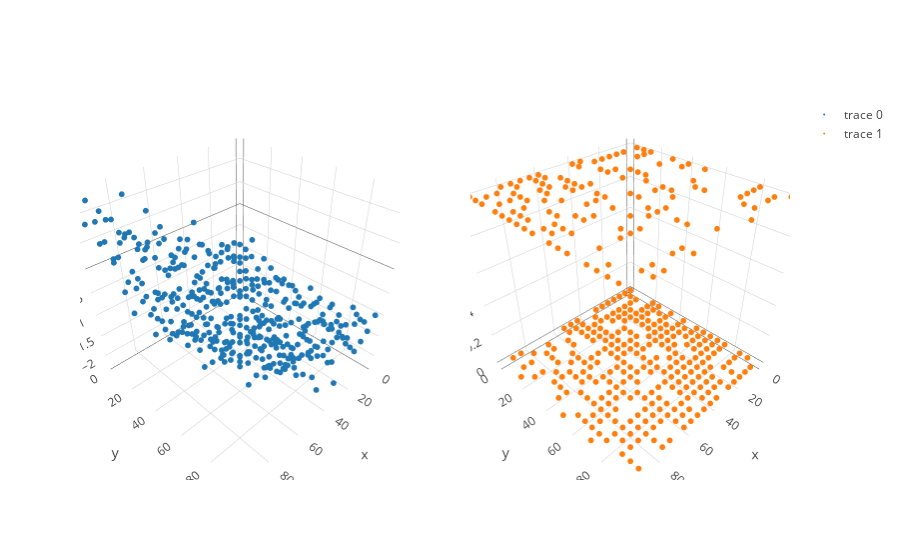

The notebook cell this image was saved under:
### Markdown cell above
First, we simulate some data from a GP with an RBF kernel.

### Code cell
X = sim.sim_X_equispaced(D = 2, N_dim = 20, lower=0, upper=100)
f = sim.sim_f(X, RBF(60., 1., .1), mu = 0.)
y = np.random.binomial(1, expit(f))

trace_func = go.Scatter3d(x = X[:,0], y = X[:,1], z=f, mode = 'markers', marker=dict(size = 2,))
trace_draws = go.Scatter3d(x = X[:,0], y = X[:,1], z=y, mode = 'markers', marker=dict(size = 2,))
fig = tools.make_subplots(rows=1, cols=2, specs=[[{'is_3d': True}, {'is_3d': True}]])
fig.append_trace(trace_func, 1, 1)
fig.append_trace(trace_draws, 1, 2)
iplot(fig)

### Figure 1 — Plotly figure (JSON) as saved in the notebook; plotly's stock layout.template omitted (floating-point values rounded to 4 significant figures; data arrays with more than 128 entries replaced by an {"elided": "..."} marker saying what was removed)
{"data": [{"marker": {"size": 2}, "mode": "markers", "scene": "scene1", "type": "scatter3d", "x": {"elided": "400 int values"}, "y": {"elided": "400 int values"}, "z": {"elided": "400 float values"}}, {"marker": {"size": 2}, "mode": "markers", "scene": "scene2", "type": "scatter3d", "x": {"elided": "400 int values"}, "y": {"elided": "400 int values"}, "z": {"elided": "400 int values"}}], "layout": {"scene1": {"domain": {"x": [0, 0.45], "y": [0, 1]}}, "scene2": {"domain": {"x": [0.55, 1], "y": [0, 1]}}}}
